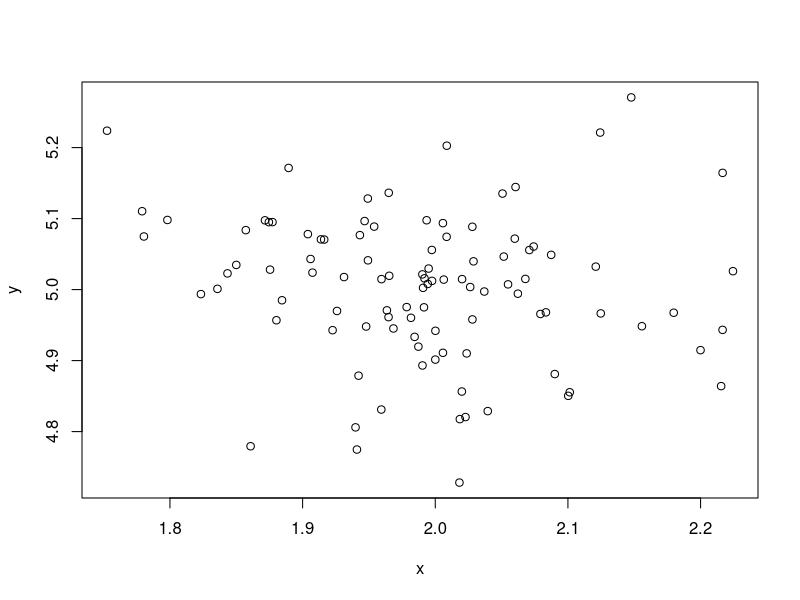

R code for this plot:
## ---- chunk 1
x <- rnorm(100,2,0.1)
y <- rnorm(100,5,0.1)
print(x)

## ---- chunk 2
plot(x,y)
